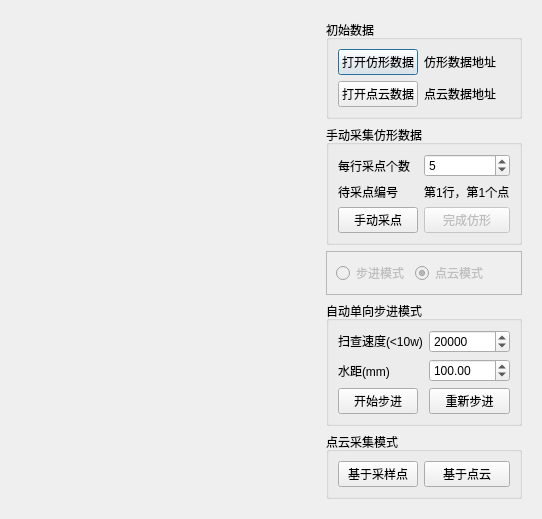
<?xml version="1.0" encoding="UTF-8"?>
<ui version="4.0">
 <class>SurfaceContouring</class>
 <widget class="QDialog" name="SurfaceContouring">
  <property name="geometry">
   <rect>
    <x>0</x>
    <y>0</y>
    <width>541</width>
    <height>482</height>
   </rect>
  </property>
  <property name="windowTitle">
   <string>曲面自动重建向导</string>
  </property>
  <layout class="QGridLayout" name="gridLayout">
   <item row="0" column="0">
    <widget class="OsgContainer" name="osgContainer" native="true">
     <property name="minimumSize">
      <size>
       <width>300</width>
       <height>0</height>
      </size>
     </property>
    </widget>
   </item>
   <item row="0" column="1">
    <widget class="QWidget" name="controlPanel" native="true">
     <property name="maximumSize">
      <size>
       <width>250</width>
       <height>16777215</height>
      </size>
     </property>
     <layout class="QVBoxLayout" name="verticalLayout">
      <item>
       <widget class="QGroupBox" name="groupBox">
        <property name="title">
         <string>初始数据</string>
        </property>
        <layout class="QFormLayout" name="formLayout_2">
         <item row="0" column="0">
          <widget class="QPushButton" name="openSampleFile">
           <property name="text">
            <string>打开仿形数据</string>
           </property>
          </widget>
         </item>
         <item row="0" column="1">
          <widget class="QLabel" name="filePath">
           <property name="text">
            <string>仿形数据地址</string>
           </property>
          </widget>
         </item>
         <item row="1" column="0">
          <widget class="QPushButton" name="openCloudPointsFile">
           <property name="text">
            <string>打开点云数据</string>
           </property>
          </widget>
         </item>
         <item row="1" column="1">
          <widget class="QLabel" name="filePathCloudPoint">
           <property name="text">
            <string>点云数据地址</string>
           </property>
          </widget>
         </item>
        </layout>
       </widget>
      </item>
      <item>
       <widget class="QGroupBox" name="groupBox_2">
        <property name="title">
         <string>手动采集仿形数据</string>
        </property>
        <layout class="QFormLayout" name="formLayout">
         <item row="0" column="0">
          <widget class="QLabel" name="labelSampleDensity">
           <property name="text">
            <string>每行采点个数</string>
           </property>
          </widget>
         </item>
         <item row="0" column="1">
          <widget class="QSpinBox" name="numInLine">
           <property name="minimum">
            <number>3</number>
           </property>
           <property name="value">
            <number>5</number>
           </property>
          </widget>
         </item>
         <item row="1" column="0">
          <widget class="QLabel" name="labelSample">
           <property name="text">
            <string>待采点编号</string>
           </property>
          </widget>
         </item>
         <item row="1" column="1">
          <widget class="QLabel" name="labelSampleIndex">
           <property name="text">
            <string>第1行，第1个点</string>
           </property>
          </widget>
         </item>
         <item row="2" column="0">
          <widget class="QPushButton" name="sample">
           <property name="text">
            <string>手动采点</string>
           </property>
          </widget>
         </item>
         <item row="2" column="1">
          <widget class="QPushButton" name="finishConstruction">
           <property name="enabled">
            <bool>false</bool>
           </property>
           <property name="text">
            <string>完成仿形</string>
           </property>
          </widget>
         </item>
        </layout>
       </widget>
      </item>
      <item>
       <widget class="QFrame" name="frame">
        <property name="frameShape">
         <enum>QFrame::StyledPanel</enum>
        </property>
        <property name="frameShadow">
         <enum>QFrame::Raised</enum>
        </property>
        <layout class="QFormLayout" name="formLayout_3">
         <item row="0" column="0">
          <widget class="QRadioButton" name="radioFeed">
           <property name="enabled">
            <bool>false</bool>
           </property>
           <property name="text">
            <string>步进模式</string>
           </property>
           <property name="checked">
            <bool>false</bool>
           </property>
          </widget>
         </item>
         <item row="0" column="1">
          <widget class="QRadioButton" name="radioCloud">
           <property name="enabled">
            <bool>false</bool>
           </property>
           <property name="text">
            <string>点云模式</string>
           </property>
           <property name="checked">
            <bool>true</bool>
           </property>
          </widget>
         </item>
        </layout>
       </widget>
      </item>
      <item>
       <spacer name="verticalSpacer">
        <property name="orientation">
         <enum>Qt::Vertical</enum>
        </property>
        <property name="sizeHint" stdset="0">
         <size>
          <width>20</width>
          <height>3</height>
         </size>
        </property>
       </spacer>
      </item>
      <item>
       <widget class="QGroupBox" name="feedMode">
        <property name="enabled">
         <bool>true</bool>
        </property>
        <property name="title">
         <string>自动单向步进模式</string>
        </property>
        <layout class="QFormLayout" name="formLayout_4">
         <item row="2" column="0">
          <widget class="QPushButton" name="startFeed">
           <property name="enabled">
            <bool>true</bool>
           </property>
           <property name="text">
            <string>开始步进</string>
           </property>
          </widget>
         </item>
         <item row="2" column="1">
          <widget class="QPushButton" name="resetFeed">
           <property name="enabled">
            <bool>true</bool>
           </property>
           <property name="text">
            <string>重新步进</string>
           </property>
          </widget>
         </item>
         <item row="0" column="0">
          <widget class="QLabel" name="label">
           <property name="text">
            <string>扫查速度(&lt;10w)</string>
           </property>
          </widget>
         </item>
         <item row="1" column="0">
          <widget class="QLabel" name="label_2">
           <property name="text">
            <string>水距(mm)</string>
           </property>
          </widget>
         </item>
         <item row="1" column="1">
          <widget class="QDoubleSpinBox" name="waterPath">
           <property name="minimum">
            <double>2.000000000000000</double>
           </property>
           <property name="maximum">
            <double>200.000000000000000</double>
           </property>
           <property name="singleStep">
            <double>5.000000000000000</double>
           </property>
           <property name="value">
            <double>100.000000000000000</double>
           </property>
          </widget>
         </item>
         <item row="0" column="1">
          <widget class="QSpinBox" name="speed">
           <property name="maximum">
            <number>100000</number>
           </property>
           <property name="singleStep">
            <number>1000</number>
           </property>
           <property name="value">
            <number>20000</number>
           </property>
           <property name="displayIntegerBase">
            <number>10</number>
           </property>
          </widget>
         </item>
        </layout>
       </widget>
      </item>
      <item>
       <widget class="QGroupBox" name="cloudMode">
        <property name="enabled">
         <bool>true</bool>
        </property>
        <property name="title">
         <string>点云采集模式</string>
        </property>
        <layout class="QFormLayout" name="formLayout_5">
         <item row="0" column="0">
          <widget class="QPushButton" name="firstCloudMode">
           <property name="text">
            <string>基于采样点</string>
           </property>
          </widget>
         </item>
         <item row="0" column="1">
          <widget class="QPushButton" name="startCloudMode">
           <property name="text">
            <string>基于点云</string>
           </property>
          </widget>
         </item>
        </layout>
       </widget>
      </item>
     </layout>
    </widget>
   </item>
  </layout>
 </widget>
 <customwidgets>
  <customwidget>
   <class>OsgContainer</class>
   <extends>QWidget</extends>
   <header>OsgContainer.h</header>
   <container>1</container>
  </customwidget>
 </customwidgets>
 <resources/>
 <connections/>
</ui>
